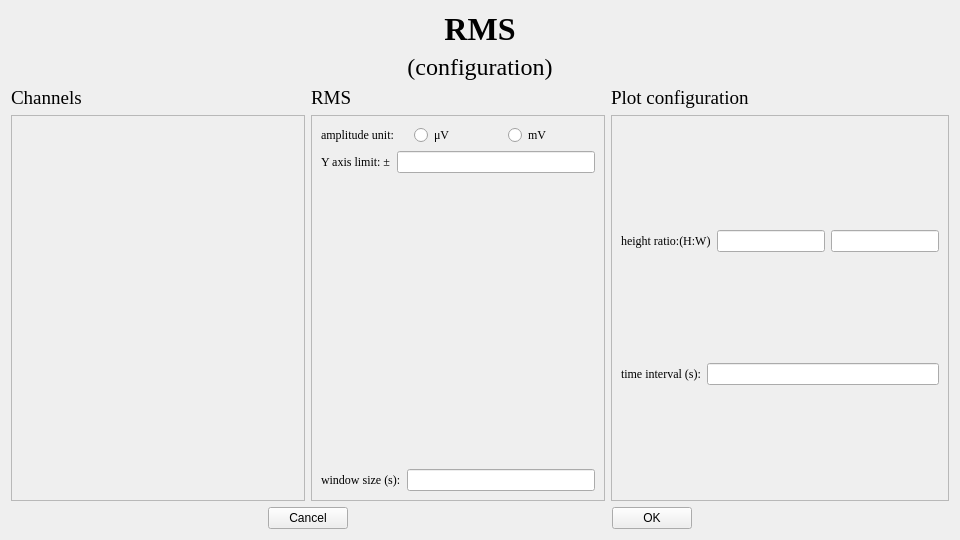
<?xml version="1.0" encoding="UTF-8"?>
<ui version="4.0">
 <class>rms_config</class>
 <widget class="QWidget" name="rms_config">
  <property name="geometry">
   <rect>
    <x>0</x>
    <y>0</y>
    <width>960</width>
    <height>540</height>
   </rect>
  </property>
  <property name="windowTitle">
   <string>Form</string>
  </property>
  <layout class="QVBoxLayout" name="verticalLayout_7">
   <item>
    <layout class="QVBoxLayout" name="verticalLayout_6">
     <item>
      <widget class="QLabel" name="title">
       <property name="font">
        <font>
         <family>Times New Roman</family>
         <pointsize>24</pointsize>
         <weight>75</weight>
         <bold>true</bold>
        </font>
       </property>
       <property name="layoutDirection">
        <enum>Qt::LeftToRight</enum>
       </property>
       <property name="text">
        <string>RMS</string>
       </property>
       <property name="alignment">
        <set>Qt::AlignCenter</set>
       </property>
      </widget>
     </item>
     <item>
      <widget class="QLabel" name="title_2">
       <property name="font">
        <font>
         <family>Times New Roman</family>
         <pointsize>18</pointsize>
         <weight>50</weight>
         <bold>false</bold>
        </font>
       </property>
       <property name="layoutDirection">
        <enum>Qt::LeftToRight</enum>
       </property>
       <property name="text">
        <string>(configuration)</string>
       </property>
       <property name="alignment">
        <set>Qt::AlignCenter</set>
       </property>
      </widget>
     </item>
    </layout>
   </item>
   <item>
    <layout class="QHBoxLayout" name="horizontalLayout_6">
     <item>
      <layout class="QVBoxLayout" name="verticalLayout_5">
       <item>
        <widget class="QLabel" name="label_7">
         <property name="font">
          <font>
           <family>Times New Roman</family>
           <pointsize>14</pointsize>
          </font>
         </property>
         <property name="text">
          <string>Channels</string>
         </property>
        </widget>
       </item>
       <item>
        <widget class="QScrollArea" name="scrollArea">
         <property name="widgetResizable">
          <bool>true</bool>
         </property>
         <widget class="QWidget" name="scrollAreaWidgetContents">
          <property name="geometry">
           <rect>
            <x>0</x>
            <y>0</y>
            <width>266</width>
            <height>380</height>
           </rect>
          </property>
         </widget>
        </widget>
       </item>
      </layout>
     </item>
     <item>
      <layout class="QVBoxLayout" name="verticalLayout_4">
       <item>
        <widget class="QLabel" name="label_8">
         <property name="font">
          <font>
           <family>Times New Roman</family>
           <pointsize>14</pointsize>
          </font>
         </property>
         <property name="text">
          <string>RMS</string>
         </property>
        </widget>
       </item>
       <item>
        <widget class="QScrollArea" name="scrollArea_2">
         <property name="widgetResizable">
          <bool>true</bool>
         </property>
         <widget class="QWidget" name="scrollAreaWidgetContents_2">
          <property name="geometry">
           <rect>
            <x>0</x>
            <y>0</y>
            <width>266</width>
            <height>380</height>
           </rect>
          </property>
          <layout class="QVBoxLayout" name="verticalLayout_3">
           <item>
            <layout class="QHBoxLayout" name="horizontalLayout_5">
             <item>
              <widget class="QLabel" name="label_1">
               <property name="font">
                <font>
                 <family>Times New Roman</family>
                </font>
               </property>
               <property name="text">
                <string>amplitude unit:</string>
               </property>
              </widget>
             </item>
             <item>
              <widget class="QRadioButton" name="radioButton_uv">
               <property name="font">
                <font>
                 <family>Times New Roman</family>
                </font>
               </property>
               <property name="text">
                <string>μV</string>
               </property>
              </widget>
             </item>
             <item>
              <widget class="QRadioButton" name="radioButton_mv">
               <property name="font">
                <font>
                 <family>Times New Roman</family>
                </font>
               </property>
               <property name="text">
                <string>mV</string>
               </property>
              </widget>
             </item>
            </layout>
           </item>
           <item>
            <layout class="QHBoxLayout" name="horizontalLayout_4">
             <item>
              <widget class="QLabel" name="label_2">
               <property name="font">
                <font>
                 <family>Times New Roman</family>
                </font>
               </property>
               <property name="text">
                <string>Y axis limit: ±</string>
               </property>
              </widget>
             </item>
             <item>
              <widget class="QLineEdit" name="lineEdit_yaxis">
               <property name="text">
                <string/>
               </property>
              </widget>
             </item>
            </layout>
           </item>
           <item>
            <widget class="QLabel" name="label_uvmv">
             <property name="font">
              <font>
               <family>Times New Roman</family>
              </font>
             </property>
             <property name="text">
              <string/>
             </property>
            </widget>
           </item>
           <item>
            <layout class="QHBoxLayout" name="horizontalLayout_3">
             <item>
              <widget class="QLabel" name="label_3">
               <property name="font">
                <font>
                 <family>Times New Roman</family>
                </font>
               </property>
               <property name="text">
                <string>window size (s):</string>
               </property>
              </widget>
             </item>
             <item>
              <widget class="QLineEdit" name="lineEdit_winsize">
               <property name="text">
                <string/>
               </property>
              </widget>
             </item>
            </layout>
           </item>
          </layout>
         </widget>
        </widget>
       </item>
      </layout>
     </item>
     <item>
      <layout class="QVBoxLayout" name="verticalLayout_2">
       <item>
        <widget class="QLabel" name="label_9">
         <property name="font">
          <font>
           <family>Times New Roman</family>
           <pointsize>14</pointsize>
          </font>
         </property>
         <property name="text">
          <string>Plot configuration</string>
         </property>
        </widget>
       </item>
       <item>
        <widget class="QScrollArea" name="scrollArea_3">
         <property name="widgetResizable">
          <bool>true</bool>
         </property>
         <widget class="QWidget" name="scrollAreaWidgetContents_3">
          <property name="geometry">
           <rect>
            <x>0</x>
            <y>0</y>
            <width>384</width>
            <height>380</height>
           </rect>
          </property>
          <layout class="QVBoxLayout" name="verticalLayout">
           <item>
            <layout class="QHBoxLayout" name="horizontalLayout_2">
             <item>
              <widget class="QLabel" name="label_6">
               <property name="font">
                <font>
                 <family>Times New Roman</family>
                </font>
               </property>
               <property name="text">
                <string>height ratio:(H:W)</string>
               </property>
              </widget>
             </item>
             <item>
              <widget class="QLineEdit" name="lineEdit_H">
               <property name="text">
                <string/>
               </property>
              </widget>
             </item>
             <item>
              <widget class="QLineEdit" name="lineEdit_W">
               <property name="text">
                <string/>
               </property>
              </widget>
             </item>
            </layout>
           </item>
           <item>
            <layout class="QHBoxLayout" name="horizontalLayout">
             <item>
              <widget class="QLabel" name="label_5">
               <property name="font">
                <font>
                 <family>Times New Roman</family>
                </font>
               </property>
               <property name="text">
                <string>time interval (s):</string>
               </property>
              </widget>
             </item>
             <item>
              <widget class="QLineEdit" name="lineEdit_TIME">
               <property name="text">
                <string/>
               </property>
              </widget>
             </item>
            </layout>
           </item>
          </layout>
         </widget>
        </widget>
       </item>
      </layout>
     </item>
    </layout>
   </item>
   <item>
    <layout class="QHBoxLayout" name="horizontalLayout_7">
     <item>
      <spacer name="horizontalSpacer">
       <property name="orientation">
        <enum>Qt::Horizontal</enum>
       </property>
       <property name="sizeHint" stdset="0">
        <size>
         <width>40</width>
         <height>20</height>
        </size>
       </property>
      </spacer>
     </item>
     <item>
      <widget class="QPushButton" name="pushButton_cancel">
       <property name="text">
        <string>Cancel</string>
       </property>
      </widget>
     </item>
     <item>
      <spacer name="horizontalSpacer_2">
       <property name="orientation">
        <enum>Qt::Horizontal</enum>
       </property>
       <property name="sizeHint" stdset="0">
        <size>
         <width>40</width>
         <height>20</height>
        </size>
       </property>
      </spacer>
     </item>
     <item>
      <widget class="QPushButton" name="pushButton_ok">
       <property name="text">
        <string>OK</string>
       </property>
      </widget>
     </item>
     <item>
      <spacer name="horizontalSpacer_3">
       <property name="orientation">
        <enum>Qt::Horizontal</enum>
       </property>
       <property name="sizeHint" stdset="0">
        <size>
         <width>40</width>
         <height>20</height>
        </size>
       </property>
      </spacer>
     </item>
    </layout>
   </item>
  </layout>
 </widget>
 <resources/>
 <connections/>
</ui>
